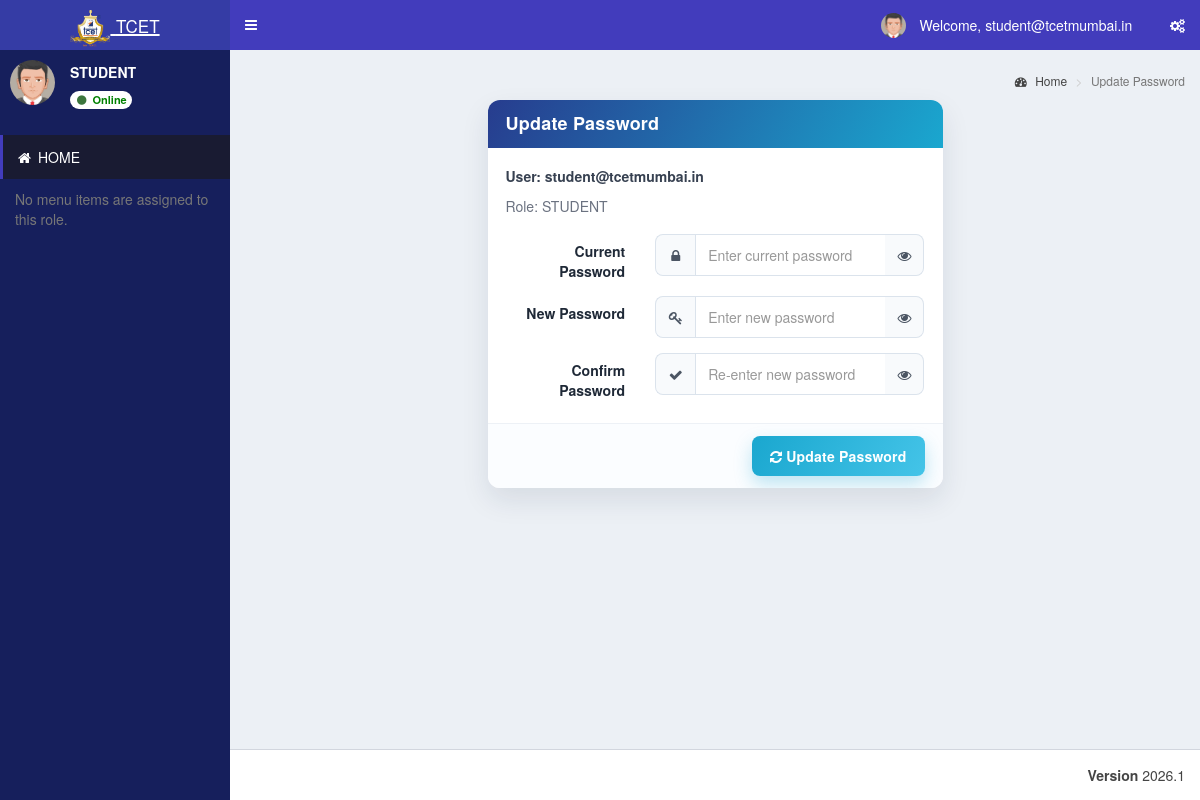
The app's page /admin/change_password.php (signed in), older data.
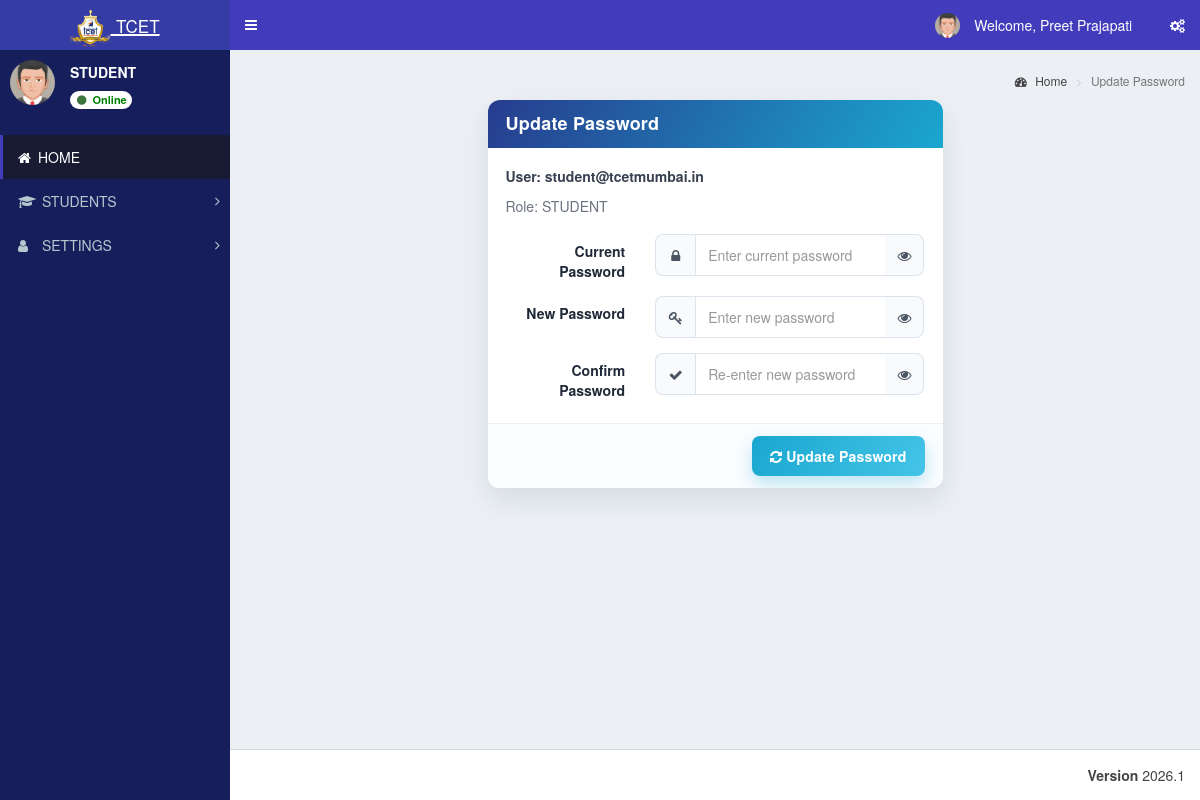
The same page, newer data.
### tables this page shows
CREATE TABLE `st_login` (
  `login_id` int(11) NOT NULL,
  `username` varchar(200) NOT NULL,
  `password` varchar(255) NOT NULL,
  `role_id` int(11) NOT NULL,
  `user_id` int(11) NOT NULL,
  `created_at` timestamp NOT NULL DEFAULT current_timestamp()
);

CREATE TABLE `st_role_master` (
  `role_id` int(11) NOT NULL,
  `role_name` varchar(100) NOT NULL
);

CREATE TABLE `st_user_master` (
  `user_id` int(11) NOT NULL,
  `user_name` varchar(150) NOT NULL,
  `email_id` varchar(200) NOT NULL,
  `phone_number` varchar(15) DEFAULT NULL,
  `department_id` int(11) NOT NULL,
  `role_id` int(11) NOT NULL,
  `student_id` int(11) NOT NULL
);

CREATE TABLE `st_menu_master` (
  `menu_id` int(11) NOT NULL,
  `menu_name` varchar(100) NOT NULL,
  `menu_icon` varchar(100) NOT NULL DEFAULT 'fa fa-folder'
);

### database/db_connect.php (called while the page is built, shortened)
<?php
class DBController
{
    public $host = "localhost";
    public $user = "root";
    public $password = "";
    public $database = "tcet_st";
    function __construct()
    {
        $this->conn = $this->connectDB();
    }
    function connectDB()
    {
      $conn = @mysqli_connect($this->host,$this->user,$this->password,$this->database);
      return $conn;
    }
}
?>

### admin/change_password.php (the view, shortened to what this page needs)
<?php
include "header/header.php";
$currentUserId = intval($userid ?? 0);
$currentRoleId = intval($usertype ?? 0);
$passwordData = array(
  'username' => (string) ($username ?? ''),
  'role_name' => (string) ($role_name ?? '')
);
if ($currentUserId > 0 && $currentRoleId > 0) {
  $profileSql = "SELECT l.username, r.role_name
                 FROM st_login l
                 LEFT JOIN st_role_master r ON r.role_id = l.role_id
                 WHERE l.user_id = ? AND l.role_id = ?
                 LIMIT 1";
  $profileStmt = mysqli_prepare($db_handle->conn, $profileSql);
  if ($profileStmt) {
    mysqli_stmt_bind_param($profileStmt, 'ii', $currentUserId, $currentRoleId);
    mysqli_stmt_execute($profileStmt);
    $profileResult = mysqli_stmt_get_result($profileStmt);
    if ($profileResult && ($row = mysqli_fetch_assoc($profileResult))) {
      $passwordData['username'] = (string) ($row['username'] ?? $passwordData['username']);
      $passwordData['role_name'] = (string) ($row['role_name'] ?? $passwordData['role_name']);
    }
  }
}
?>
<div class="content-wrapper">
  <section class="content-header">
    <ol class="breadcrumb">
      <li><a href="index.php"><i class="fa fa-dashboard"></i> Home</a></li>
      <li class="active">Update Password</li>
    </ol>
  </section>
  <section class="content" style="margin-top: 20px;">
    <div class="row">
      <div class="col-md-3"></div>
      <div class="col-md-6">
        <div class="box profile-form-card">
          <div class="box-header with-border">
            <h3 class="box-title">Update Password</h3>
          </div>
          <div class="box-body" style="padding-bottom: 0;">
            <p style="margin-bottom: 10px; color: #374151; font-weight: 600;">User: <?php echo htmlspecialchars($passwordData['username']); ?></p>
            <p style="margin-bottom: 0; color: #6b7280;">Role: <?php echo htmlspecialchars($passwordData['role_name']); ?></p>
          </div>
          <form class="form-horizontal" method="POST">
            <div class="box-body">
              <div class="form-group">
                <label class="col-sm-4 control-label">Current Password</label>
                <div class="col-sm-8">
                  <div class="input-group profile-input-group">
                    <span class="input-group-addon"><i class="fa fa-lock"></i></span>
                    <input type="password" class="form-control password-toggle-field" id="current_password" name="current_password" placeholder="Enter current password" required>
                    <span class="input-group-btn">
                      <button type="button" class="btn btn-default toggle-password" data-target="current_password" aria-label="Show password">
                        <i class="fa fa-eye"></i>
                      </button>
                    </span>
                  </div>
                </div>
              </div>
              <div class="form-group">
                <label class="col-sm-4 control-label">New Password</label>
                <div class="col-sm-8">
                  <div class="input-group profile-input-group">
                    <span class="input-group-addon"><i class="fa fa-key"></i></span>
                    <input type="password" class="form-control password-toggle-field" id="new_password" name="new_password" placeholder="Enter new password" required>
                    <span class="input-group-btn">
                      <button type="button" class="btn btn-default toggle-password" data-target="new_password" aria-label="Show password">
                        <i class="fa fa-eye"></i>
                      </button>
                    </span>
                  </div>
                </div>
              </div>
              <div class="form-group">
                <label class="col-sm-4 control-label">Confirm Password</label>
                <div class="col-sm-8">
                  <div class="input-group profile-input-group">
                    <span class="input-group-addon"><i class="fa fa-check"></i></span>
                    <input type="password" class="form-control password-toggle-field" id="confirm_password" name="confirm_password" placeholder="Re-enter new password" required>
                    <span class="input-group-btn">
                      <button type="button" class="btn btn-default toggle-password" data-target="confirm_password" aria-label="Show password">
                        <i class="fa fa-eye"></i>
                      </button>
                    </span>
                  </div>
                </div>
              </div>
            </div>
            <div class="box-footer">
              <button type="submit" class="pull-right profile-save-btn"><i class="fa fa-refresh"></i> Update Password</button>
            </div>
          </form>
        </div>
      </div>
      <div class="col-md-3"></div>
    </div>
  </section>
</div>
<?php include "header/footer.php"; ?>

### admin/header/header.php (shortened to what this page needs)
<?php
include_once("../database/db_connect.php");
$db_handle = new DBController();
$sessionLoginId = intval($_SESSION['user_login_id'] ?? $_SESSION['user_session'] ?? 0);
$username = '';
$userid = 0;
$usertype = 0;
$sql = "SELECT * FROM st_login WHERE login_id='" . $sessionLoginId . "' LIMIT 1";
$result = mysqli_query($db_handle->conn, $sql);
if ($result && $result->num_rows > 0) {
	$row = $result->fetch_assoc();
	$username = $row['username'];
	$userid = intval($row['user_id']);
	$usertype = intval($row['role_id']);
}
$name = $username;
$profileSql = "SELECT user_name FROM st_user_master WHERE user_id = $userid AND role_id = $usertype LIMIT 1";
$profileResult = mysqli_query($db_handle->conn, $profileSql);
if ($profileResult && ($profileRow = mysqli_fetch_assoc($profileResult))) {
	$profileName = trim((string)($profileRow['user_name'] ?? ''));
	if ($profileName !== '') {
		$name = $profileName;
	}
}
$sql = "SELECT role_name FROM st_role_master WHERE role_id = ? LIMIT 1";
$stmt = mysqli_prepare($db_handle->conn, $sql);
if ($stmt) {
	mysqli_stmt_bind_param($stmt, 'i', $usertype);
	mysqli_stmt_execute($stmt);
	$result = mysqli_stmt_get_result($stmt);
	if ($row = mysqli_fetch_assoc($result)) {
		$role_name = $row['role_name'];
	}
}
$dashboardRoute = ($usertype === 5) ? 'student_dashboard.php' : 'index.php';
?>
<!DOCTYPE html>
<html>
<head>
	<link rel="stylesheet" href="bootstrap/css/bootstrap.min.css">
	<link rel="stylesheet" href="https://cdnjs.cloudflare.com/ajax/libs/font-awesome/4.5.0/css/font-awesome.min.css">
	<link rel="stylesheet" href="https://cdnjs.cloudflare.com/ajax/libs/ionicons/2.0.1/css/ionicons.min.css">
	<link rel="stylesheet" href="dist/css/AdminLTE.min.css">
	<link rel="stylesheet" href="dist/css/skins/_all-skins.min.css">
	<link rel="stylesheet" href="plugins/iCheck/flat/blue.css">
	<link rel="stylesheet" href="plugins/morris/morris.css">
	<link rel="stylesheet" href="plugins/jvectormap/jquery-jvectormap-1.2.2.css">
	<link rel="stylesheet" href="plugins/datepicker/datepicker3.css">
	<link rel="stylesheet" href="plugins/daterangepicker/daterangepicker.css">
	<link rel="stylesheet" href="plugins/bootstrap-wysihtml5/bootstrap3-wysihtml5.min.css">
</head>
<body class="hold-transition skin-blue sidebar-mini">
	<div class="wrapper">
		<header class="main-header">
			<a href="<?php echo $dashboardRoute; ?>" class="logo">
				<span class="logo-lg"><img src="images/booklogo.webp" class="py-2" height="40px" /> <small>TCET</small></span>
			</a>
			<nav class="navbar navbar-static-top">
				<a href="#" class="sidebar-toggle" data-toggle="offcanvas" role="button">
				</a>
				<div class="navbar-custom-menu">
					<ul class="nav navbar-nav">
						<li class="dropdown user user-menu">
							<a href="#" class="dropdown-toggle" data-toggle="dropdown">
								<img src="dist/img/user2-160x160.jpg" class="user-image" alt="User Image">
								<span class="hidden-xs">&nbsp;Welcome, <?php echo $name; ?> &nbsp;</span>
							</a>
						</li>
						<li>
							<a href="#" data-toggle="control-sidebar"><i class="fa fa-gears"></i></a>
						</li>
					</ul>
				</div>
			</nav>
		</header>
		<aside class="main-sidebar">
			<section class="sidebar">
				<div class="user-panel">
					<div class="pull-left image">
						<img src="dist/img/user2-160x160.jpg" class="img-circle" alt="User Image">
					</div>
					<div class="pull-left info">
						<p><span><?php echo htmlspecialchars($role_name); ?></span></p>
						<a class="badge" href="#" style="background:white; color: green;">
							<i class="fa fa-circle text-success"></i> Online
						</a>
					</div>
				</div>
				<br />
				<?php include "side_menu.php"; ?>
		</aside>

### admin/header/side_menu.php (shortened to what this page needs)
<?php
function sidebar_has_column($conn, $table, $column)
{
	$escapedColumn = mysqli_real_escape_string($conn, $column);
	$result = mysqli_query($conn, "SHOW COLUMNS FROM $table LIKE '$escapedColumn'");
	$exists = ($result && mysqli_num_rows($result) > 0);
	return $exists;
}
$menuHasIconColumn = sidebar_has_column($db_handle->conn, 'st_menu_master', 'menu_icon');
$subMenuHasIconColumn = sidebar_has_column($db_handle->conn, 'st_sub_menu_master', 'sub_menu_icon');
$subMenuHasRouteColumn = sidebar_has_column($db_handle->conn, 'st_sub_menu_master', 'sub_menu_route');
$menuTree = array();
$menuIconSelect = $menuHasIconColumn
	? "COALESCE(NULLIF(TRIM(m.menu_icon), ''), 'fa fa-folder') AS menu_icon"
	: "'fa fa-folder' AS menu_icon";
$subMenuRouteSelect = $subMenuHasRouteColumn
	? "COALESCE(NULLIF(TRIM(sm.sub_menu_route), ''), '#') AS sub_menu_route"
	: "'#' AS sub_menu_route";
$subMenuIconSelect = $subMenuHasIconColumn
	? "COALESCE(NULLIF(TRIM(sm.sub_menu_icon), ''), 'fa fa-angle-double-right') AS sub_menu_icon"
	: "'fa fa-angle-double-right' AS sub_menu_icon";
$menuSql = "SELECT m.menu_id, m.menu_name, $menuIconSelect
			FROM st_menu_master m
			WHERE (
				EXISTS (
					SELECT 1
					FROM st_menu_allocation_master mar
					WHERE mar.menu_id = m.menu_id
					  AND mar.role_id = ?
					  AND mar.sub_menu_id IS NULL
				)
				OR EXISTS (
					SELECT 1
					FROM st_menu_allocation_master maa
					WHERE maa.menu_id = m.menu_id
					  AND maa.role_id = ?
					  AND maa.sub_menu_id IS NOT NULL
				)
			)
			ORDER BY m.menu_id";
$menuStmt = mysqli_prepare($db_handle->conn, $menuSql);
if ($menuStmt) {
	mysqli_stmt_bind_param($menuStmt, 'ii', $usertype, $usertype);
	mysqli_stmt_execute($menuStmt);
	$menuResult = mysqli_stmt_get_result($menuStmt);
	while ($menuRow = mysqli_fetch_assoc($menuResult)) {
		$menuId = (int) $menuRow['menu_id'];
		$menuTree[$menuId] = array(
			'menu_name' => $menuRow['menu_name'],
			'menu_icon' => $menuRow['menu_icon'],
			'submenus' => array()
		);
		$subSql = "SELECT sm.sub_menu_id, sm.sub_menu_name, $subMenuRouteSelect, $subMenuIconSelect
				   FROM st_sub_menu_master sm
				   WHERE sm.menu_id = ?
				   AND (
					   EXISTS (
						   SELECT 1
						   FROM st_menu_allocation_master mar
						   WHERE mar.sub_menu_id = sm.sub_menu_id
							 AND mar.role_id = ?
					   )
				   )
				   ORDER BY sm.sort_order ASC, sm.sub_menu_id ASC";
		$subStmt = mysqli_prepare($db_handle->conn, $subSql);
		if ($subStmt) {
			mysqli_stmt_bind_param($subStmt, 'ii', $menuId, $usertype);
			mysqli_stmt_execute($subStmt);
			$subResult = mysqli_stmt_get_result($subStmt);
			while ($subRow = mysqli_fetch_assoc($subResult)) {
				$menuTree[$menuId]['submenus'][] = $subRow;
			}
		}
	}
}
?>
<ul class="sidebar-menu" id="sidebar-dynamic-menu">
<li class="active"><a href="index.php"><i class="fa fa-home"></i>HOME</a></li>
<?php foreach ($menuTree as $menuId => $menuData) {
	$menuName = trim((string) $menuData['menu_name']);
	$menuIcon = trim((string) $menuData['menu_icon']);
?>
<li class="treeview" data-menu-id="<?php echo $menuId; ?>" id="sidebar-menu-<?php echo $menuId; ?>">
<a href="#">
<i class="<?php echo htmlspecialchars($menuIcon); ?>" aria-hidden="true"></i> <span><?php echo strtoupper(htmlspecialchars($menuName)); ?></span>
<span class="pull-right-container">
<i class="fa fa-angle-right pull-right"></i>
</span>
</a>
</li>
<?php } ?>
</ul>
<?php if (empty($menuTree)) { ?>
<div class="text-muted" style="padding: 10px 15px;">No menu items are assigned to this role.</div>
<?php } ?>
</section>

### admin/header/footer.php (shortened to what this page needs)
<footer class="main-footer" style="margin-left:5px">
    <div class="pull-right hidden-xs">
      <b>Version</b> 2026.1
    </div>
    <strong>&copy; <script type="text/javascript"> document.write(new Date().getFullYear()) </script> TCET, Mumbai </strong>
  </footer>
<link rel="stylesheet" href="https://maxcdn.bootstrapcdn.com/bootstrap/3.3.6/css/bootstrap.min.css" />
</body>
</html>

### admin/change_password.php (style rules this page uses)
.profile-form-card { border: 0; border-radius: 12px; overflow: hidden; box-shadow: 0 12px 28px rgba(18, 36, 66, 0.1); }
.profile-form-card .box-header { background: linear-gradient(120deg, #273c8e 0%, #1aa7cf 100%); color: #fff; border-bottom: 0; padding: 14px 18px; }
.profile-form-card .box-title { color: #fff; font-weight: 700; letter-spacing: 0.2px; }
.profile-form-card .box-body { padding: 18px 18px 8px; background: #fff; }
.profile-form-card .control-label { color: #1f2937; font-weight: 700; padding-top: 10px; }
.profile-input-group .input-group-addon { border-radius: 8px 0 0 8px; border: 1px solid #dbe3ec; border-right: 0; background: #f8fafc; color: #4b5563; min-width: 40px; text-align: center; }
.profile-input-group .input-group-btn .btn { height: 42px; border: 1px solid #dbe3ec; border-left: 0; border-radius: 0 8px 8px 0; background: #f8fafc; color: #4b5563; }
.profile-input-group .form-control { height: 42px; border-radius: 0 8px 8px 0; border: 1px solid #dbe3ec; box-shadow: none; transition: border-color 0.2s ease, box-shadow 0.2s ease; }
.profile-form-card .box-footer { border-top: 1px solid #edf1f6; background: #fbfdff; padding: 12px 18px; }
.profile-form-card .profile-save-btn { display: inline-block; border: 0; border-radius: 8px; padding: 10px 18px; background: linear-gradient(120deg, #1aa7cf 0%, #44c4e8 100%) !important; color: #fff !important; font-weight: 700; letter-spacing: 0.2px; box-shadow: 0 8px 18px rgba(30, 167, 207, 0.28); cursor: pointer; }

Row changes from the older to the newer data that the page shows:
added st_user_master: user_name "Preet Prajapati"
now on this page (row unchanged): st_menu_master: menu_name "STUDENTS"
now on this page (row unchanged): st_menu_master: menu_name "SETTINGS"
Text that changed along with them:
$name: "student@tcetmumbai.in" → "Preet Prajapati"
text no longer shown: "No menu items are assigned to this role."
